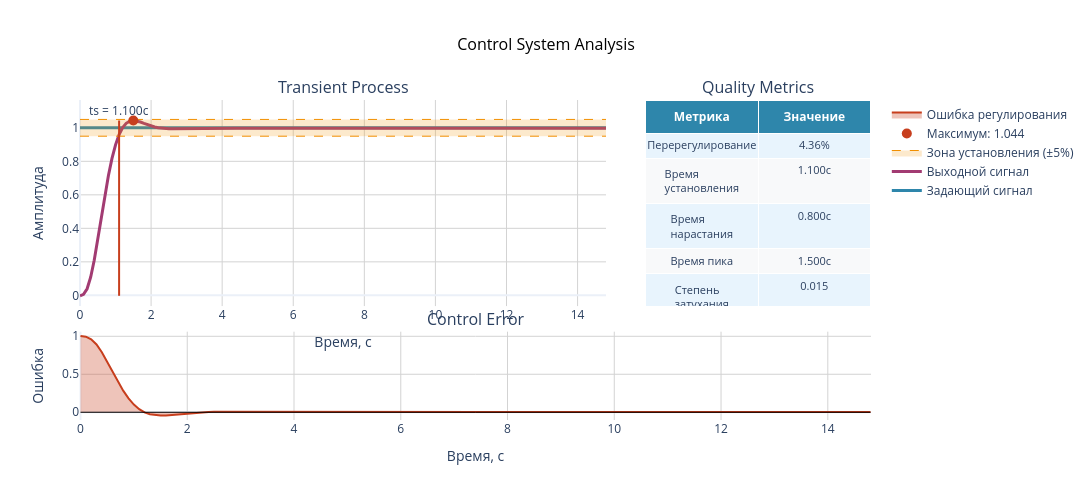

This figure's notebook cell:
### Markdown cell above
## Детальный анализ переходного процесса

Используем встроенный бенчмарк для визуализации качества управления.

### Code cell
bench.plot(theta_ref, theta_hist, 0.9, dt, time_array, figsize=(15, 5))

### Figure 1 — Plotly figure (JSON) as saved in the notebook; plotly's stock layout.template omitted (floating-point values rounded to 4 significant figures; data arrays with more than 128 entries replaced by an {"elided": "..."} marker saying what was removed)
{"data": [{"hovertemplate": "Время: %{x:.3f}с<br>Амплитуда: %{y:.3f}<extra></extra>", "line": {"color": "#2E86AB", "width": 3}, "mode": "lines", "name": "Задающий сигнал", "type": "scatter", "x": {"elided": "149 float values"}, "xaxis": "x", "y": {"elided": "149 float values"}, "yaxis": "y"}, {"hovertemplate": "Время: %{x:.3f}с<br>Амплитуда: %{y:.3f}<extra></extra>", "line": {"color": "#A23B72", "width": 3}, "mode": "lines", "name": "Выходной сигнал", "type": "scatter", "x": {"elided": "149 float values"}, "xaxis": "x", "y": {"elided": "149 float values"}, "yaxis": "y"}, {"hovertemplate": "Время: %{x:.3f}с<br>Верхняя граница: %{y:.3f}<extra></extra>", "line": {"color": "#F18F01", "dash": "dash", "width": 1}, "mode": "lines", "name": "Верхняя граница (±5%)", "showlegend": false, "type": "scatter", "x": {"elided": "149 float values"}, "xaxis": "x", "y": {"elided": "149 float values"}, "yaxis": "y"}, {"fill": "tonexty", "fillcolor": "rgba(241, 143, 1, 0.2)", "hovertemplate": "Время: %{x:.3f}с<br>Нижняя граница: %{y:.3f}<extra></extra>", "line": {"color": "#F18F01", "dash": "dash", "width": 1}, "mode": "lines", "name": "Зона установления (±5%)", "type": "scatter", "x": {"elided": "149 float values"}, "xaxis": "x", "y": {"elided": "149 float values"}, "yaxis": "y"}, {"hovertemplate": "Максимум<br>Время: 1.500с<br>Значение: 1.044<br>Перерегулирование: 4.4%<extra></extra>", "marker": {"color": "#C73E1D", "size": 10, "symbol": "circle"}, "mode": "markers", "name": "Максимум: 1.044", "type": "scatter", "x": [1.5], "xaxis": "x", "y": [1.044], "yaxis": "y"}, {"cells": {"align": "center", "fill": {"color": [["#E8F4FD", "#F8F9FA", "#E8F4FD", "#F8F9FA", "#E8F4FD", "#F8F9FA", "#E8F4FD", "#F8F9FA", "#E8F4FD", "#F8F9FA", "#E8F4FD", "#F8F9FA", "#E8F4FD", "#F8F9FA", "#E8F4FD", "#F8F9FA", "#E8F4FD", "#F8F9FA", "#E8F4FD", "#F8F9FA", "#E8F4FD", "#F8F9FA", "#E8F4FD", "#F8F9FA"]]}, "font": {"size": 11}, "height": 25, "values": [["Перерегулирование", "Время установления", "Время нарастания", "Время пика", "Степень затухания", "Статическая ошибка", "Макс. отклонение", "Количество колебаний", "IAE", "ISE", "ITAE", "Индекс качества"], ["4.36%", "1.100с", "0.800с", "1.500с", "0.015", "0.0031", "1.002", "2", "7.47", "5.36", "5.94", "5.394"]]}, "domain": {"x": [0.715, 1], "y": [0.356, 1]}, "header": {"align": "center", "fill": {"color": "#2E86AB"}, "font": {"color": "white", "size": 12}, "values": ["<b>Метрика</b>", "<b>Значение</b>"]}, "type": "table"}, {"fill": "tozeroy", "fillcolor": "rgba(199, 62, 29, 0.3)", "hovertemplate": "Время: %{x:.3f}с<br>Ошибка: %{y:.3f}<extra></extra>", "line": {"color": "#C73E1D", "width": 2}, "mode": "lines", "name": "Ошибка регулирования", "type": "scatter", "x": {"elided": "149 float values"}, "xaxis": "x2", "y": {"elided": "149 float values"}, "yaxis": "y2"}], "layout": {"annotations": [{"font": {"size": 16}, "showarrow": false, "text": "Transient Process", "x": 0.3325, "xanchor": "center", "xref": "paper", "y": 1, "yanchor": "bottom", "yref": "paper"}, {"font": {"size": 16}, "showarrow": false, "text": "Quality Metrics", "x": 0.8575, "xanchor": "center", "xref": "paper", "y": 1, "yanchor": "bottom", "yref": "paper"}, {"font": {"size": 16}, "showarrow": false, "text": "Control Error", "x": 0.5, "xanchor": "center", "xref": "paper", "y": 0.276, "yanchor": "bottom", "yref": "paper"}, {"showarrow": false, "text": "ts = 1.100с", "x": 1.1, "xref": "x", "y": 1.044, "yref": "y", "yshift": 10}], "height": 500, "legend": {"orientation": "v", "x": 1.02, "xanchor": "left", "y": 1, "yanchor": "top"}, "shapes": [{"line": {"color": "#C73E1D", "width": 2}, "type": "line", "x0": 1.1, "x1": 1.1, "xref": "x", "y0": -0.00265, "y1": 1.044, "yref": "y"}, {"line": {"color": "black", "dash": "solid", "width": 1}, "type": "line", "x0": 0, "x1": 14.8, "xref": "x2", "y0": 0, "y1": 0, "yref": "y2"}], "showlegend": true, "title": {"font": {"color": "black", "size": 16}, "text": "Control System Analysis", "x": 0.5}, "width": 1500, "xaxis": {"anchor": "y", "domain": [0, 0.665], "gridcolor": "lightgray", "gridwidth": 1, "showgrid": true, "title": {"text": "Время, с"}}, "xaxis2": {"anchor": "y2", "domain": [0, 1], "gridcolor": "lightgray", "gridwidth": 1, "showgrid": true, "title": {"text": "Время, с"}}, "yaxis": {"anchor": "x", "domain": [0.356, 1], "gridcolor": "lightgray", "gridwidth": 1, "showgrid": true, "title": {"text": "Амплитуда"}}, "yaxis2": {"anchor": "x2", "domain": [0, 0.276], "gridcolor": "lightgray", "gridwidth": 1, "showgrid": true, "title": {"text": "Ошибка"}}}}
